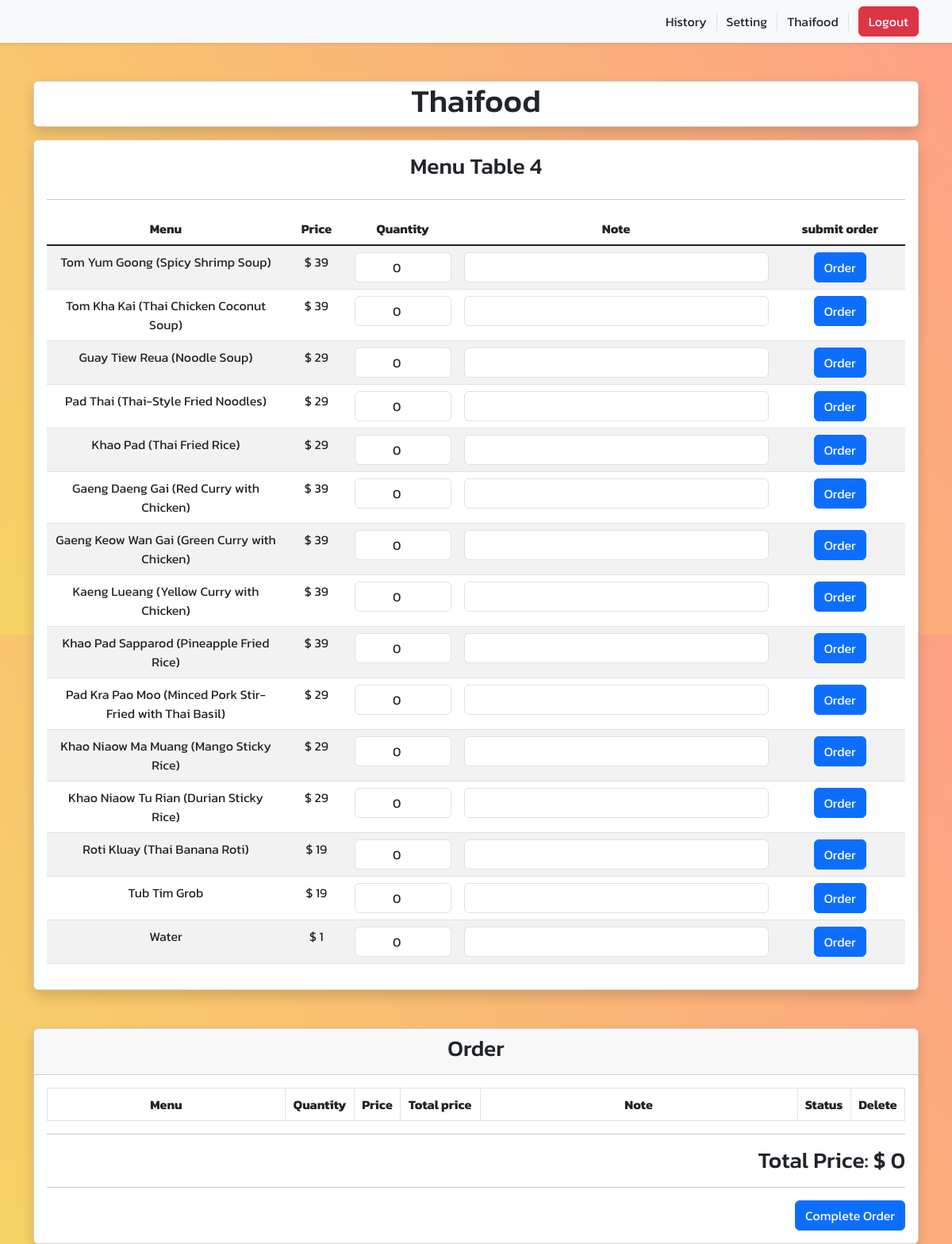
Page /menu?table=4 (signed in) on the committed database.
### tables this page shows
CREATE TABLE items (
    id INTEGER PRIMARY KEY AUTOINCREMENT,
    user_id INTEGER NOT NULL,
    name VARCHAR(255) NOT NULL,
    price INTEGER NOT NULL,
    status INTEGER NOT NULL
);

### app.py (the view)
@app.route('/menu', methods=['GET'])
def menu():
    if not session.get('user_id'):
        return redirect(url_for('login'))
    table = request.args.get('table')
    rows = db.execute('SELECT id,name,price FROM items WHERE user_id=? AND status=?', (session['user_id'], 1))
    items = rows.fetchall()
    rows = db.execute('SELECT orders.id,items.name,items.price,orders.quantity,orders.comment,orders.status FROM orders INNER JOIN items ON orders.item_id=items.id WHERE orders.user_id=? AND table_name=? AND orders.status <= 2', (session['user_id'],table))
    orders = rows.fetchall()
    total = 0
    for order in orders:
        total += order[2] * order[3]
    return render_template('menu.html',table=table, items=items, orders=orders, total=total)

### templates/menu.html (shortened to what this page needs)
{% extends 'layout.html' %}
{% block classbody %}
  class="menu"
{% endblock %}
{% block main %}
  <div class="container">
    <div class="card mt-5 text-center shadow">
      <h1>{{ session.get('name') }}</h1>
    </div>
    <div class="card mt-3 text-center p-3 shadow">
      <div>
        <h3>Menu Table {{ table }}</h3>
      </div>
      <hr />
      <table class="table table-striped">
        <thead>
          <tr class="fw-bold">
            <td style="width: 300px;">Menu</td>
            <td>Price</td>
            <td>Quantity</td>
            <td style="width: 400px;">Note</td>
            <td>submit order</td>
          </tr>
        </thead>
        <tbody class="table-group-divider">
          {% for item in items %}
            <tr>
              <form action="/order" method="post">
                <td>{{ item[1] }}</td>
                <td>$ {{ item[2] }}</td>
                <td>
                  <input type="number" name="quantity" id="{{ item[0] }}" class="form-control text-center" value="0" min="0" max="10" />
                </td>
                <td>
                  <input type="text" class="form-control" name="comment" />
                </td>
                <td>
                  <button type="submit" class="btn btn-primary">Order</button>
                </td>
              </form>
            </tr>
          {% endfor %}
        </tbody>
      </table>
    </div>
    <div class="card my-5 text-center shadow">
      <div class="card-header">
        <h3>Order</h3>
      </div>
      <div class="card-body">
        <table class="table table-striped table-bordered">
          <thead>
            <tr class="fw-bold">
              <td style="width: 300px;">Menu</td>
              <td>Quantity</td>
              <td>Price</td>
              <td>Total price</td>
              <td style="width: 400px;">Note</td>
              <td>Status</td>
              <td>Delete</td>
            </tr>
          </thead>
        </table>
        <hr>
        <div class="text-end">
          <h3>Total Price: $ {{ total }}</h3>
        </div>
        <hr>
        <div class="text-end">
          <form action="/bill" method="post">
            <button type="submit" class="btn btn-primary">Complete Order</button>
          </form>
        </div>
    </div>
  </div>
{% endblock %}

### static/style.css (style rules this page uses)
* { margin: 0; padding: 0; box-sizing: border-box; }
body { font-family: "Kanit", sans-serif; height: 100vh; }
.menu { background-color: #f6d365; background-image: linear-gradient(60deg, #f6d365 0%, #fda085 100%); }

### rows in the picture
items: name "Tom Yum Goong (Spicy Shrimp Soup)", price "39"
items: name "Tom Kha Kai (Thai Chicken Coconut Soup)", price "39"
items: name "Guay Tiew Reua (Noodle Soup)", price "29"
items: name "Pad Thai (Thai-Style Fried Noodles)", price "29"
items: name "Khao Pad (Thai Fried Rice)", price "29"
items: name "Gaeng Daeng Gai (Red Curry with Chicken)", price "39"
items: name "Gaeng Keow Wan Gai (Green Curry with Chicken)", price "39"
items: name "Kaeng Lueang (Yellow Curry with Chicken)", price "39"
items: name "Khao Pad Sapparod (Pineapple Fried Rice)", price "39"
items: name "Pad Kra Pao Moo (Minced Pork Stir-Fried with Thai Basil)", price "29"
items: name "Khao Niaow Ma Muang (Mango Sticky Rice)", price "29"
items: name "Khao Niaow Tu Rian (Durian Sticky Rice)", price "29"
items: name "Roti Kluay (Thai Banana Roti)", price "19"
items: name "Tub Tim Grob", price "19"
items: name "Water", price "1"

### other values in the picture
{{ session.get('name') }} "Thaifood"
{{ table }} "4"
{{ total }} "0"
